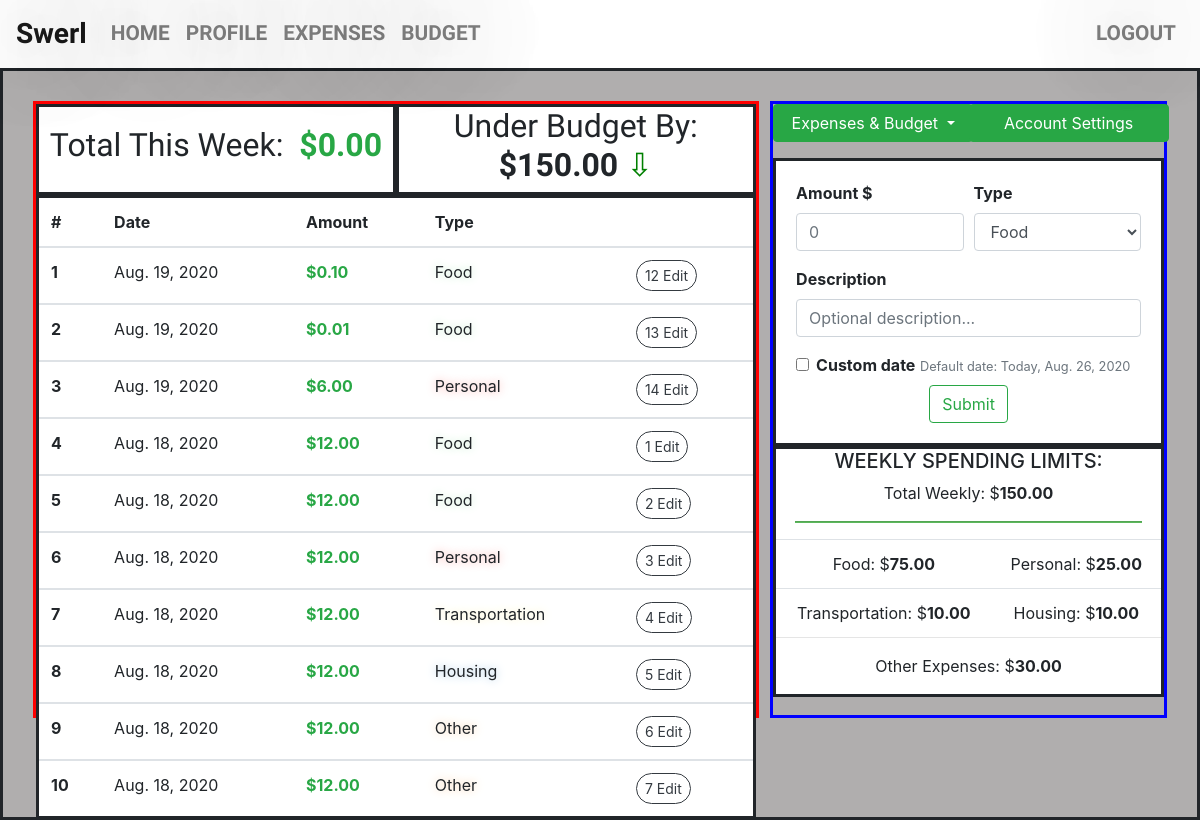
The app's page /profile/ (signed in), older data.
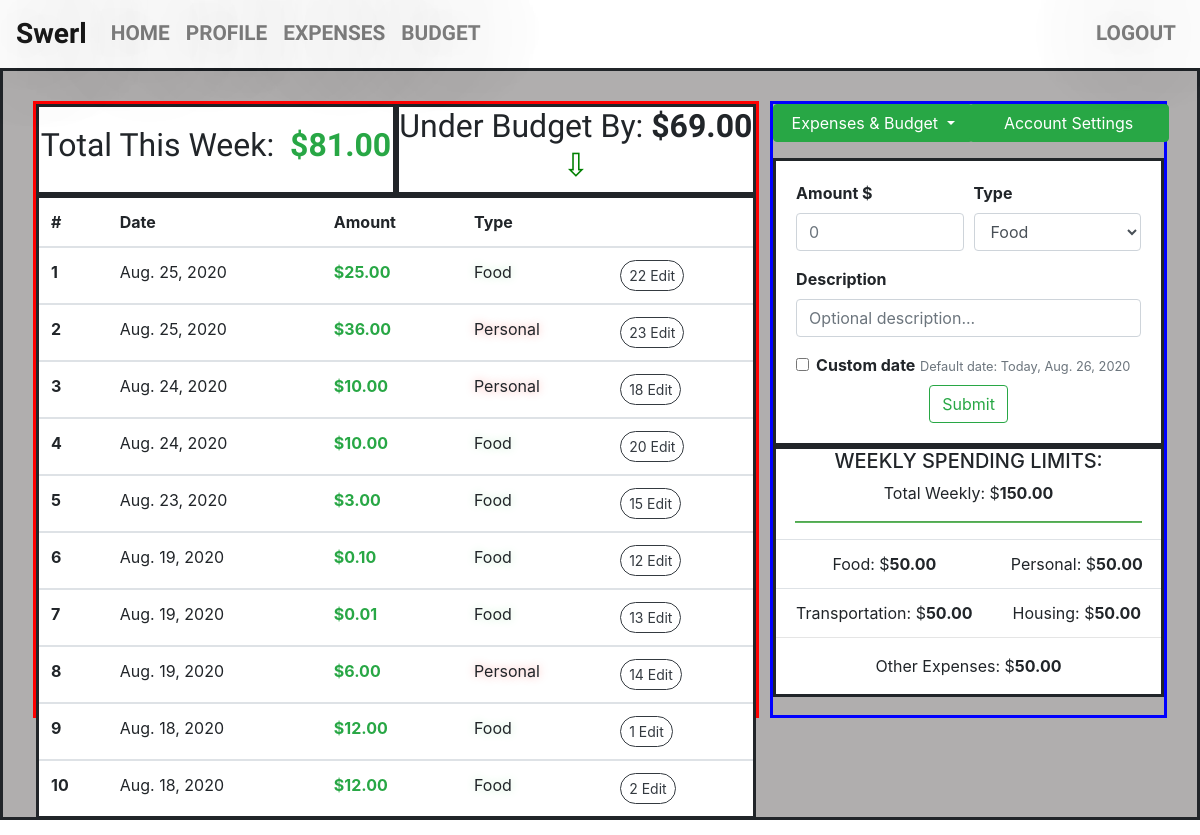
The same page, newer data.
### expenses/models.py (models this page shows, shortened)
class Expense(models.Model):
    amount = models.DecimalField(max_digits=11, decimal_places=2)
    expense_date = models.DateField(default=datetime.now, blank=True)
    description = models.CharField(max_length=100, blank=True)
    expense_type = models.CharField(max_length=100)
    author = models.ForeignKey(settings.AUTH_USER_MODEL, on_delete=models.CASCADE)

### budget/models.py (models this page shows)
class Budget(models.Model):
    weekly_spending_total = models.DecimalField(max_digits=11, decimal_places=2)
    weekly_food = models.DecimalField(max_digits=11, decimal_places=2)
    weekly_personal = models.DecimalField(max_digits=11, decimal_places=2)
    weekly_transportation = models.DecimalField(max_digits=11, decimal_places=2)
    weekly_housing = models.DecimalField(max_digits=11, decimal_places=2)
    weekly_other = models.DecimalField(max_digits=11, decimal_places=2)
    author = models.ForeignKey(settings.AUTH_USER_MODEL, on_delete=models.CASCADE)

### swerl_profile/views.py (the view)
# urls.py: path("profile/", profile_page, name="profile_page"),
def profile_page(request):
    if request.user.username:
        author_id = request.user.id
        user_expenses = Expense.objects.filter(author=author_id).order_by("-expense_date")[:10]
        user_budgets = Budget.objects.filter(author=author_id).last()
        user_name = request.user.username
        current_wk = datetime.now().isocalendar()[1]
        current_yr = datetime.now().isocalendar()[0]
        wk_expenses_tuple = Expense.objects.filter(
            author=author_id).filter(expense_date__year=current_yr).filter(
            expense_date__week=current_wk).aggregate(Sum("amount"))
        wk_expenses = wk_expenses_tuple["amount__sum"]
        if wk_expenses is None:
            wk_expenses = 0
        if user_budgets is None:
            budget_difference = 0
        else:
            budget_difference = abs(user_budgets.weekly_spending_total - wk_expenses)
        context = {
            "user_expenses": user_expenses,
            "user_name": user_name,
            "current_date": datetime.now().date(),
            "user_budgets": user_budgets,
            "wk_expenses": wk_expenses,
            "budget_difference": budget_difference,
        }
        return render(request, "swerl_profile/swerl_profile.html", context)
    else:
        return HttpResponseRedirect("/signup")

### templates/swerl_profile/swerl_profile.html (shortened to what the changed rows need)
{% extends "base.html" %}
{% block content %}
<div class="div_box_frame div_flex_equal_column" style="background: #b0aeae; padding: 30px;">
        <div style="width: 65%; max-height: 90%; margin-right: 1%; border: solid red;">
            <div style="width: 100%; display: flex; background: white;">
                <div class="div_small_box">
                    {% if wk_expenses > user_budgets.weekly_spending_total %}
                        <h2>Total This Week: &nbsp; <h2 class="text-danger"> <b>${{ wk_expenses|floatformat:2 }} </b></h2></h2>
                    {% else %}
                        <h2>Total This Week: &nbsp; <h2 class="text-success"> <b>${{ wk_expenses|floatformat:2 }} </b></h2></h2>
                    {% endif %}
                </div>
                <div class="div_small_box">
                    {% if wk_expenses > user_budgets.weekly_spending_total %}
                        <h2 class="h2_arrow_up"> Over Budget By: <b>${{ budget_difference|floatformat:2 }} </b></h2>
                    {% else %}
                        <h2 class="h2_arrow_down">Under Budget By: <b>${{ budget_difference|floatformat:2 }} </b></h2>
                    {% endif %}
                </div>
            </div>
            <div class="table-responsive">
                <table class="table table-hover" style="border: solid; background: white;">
                    <thead>
                    <tr>
                        <th scope="col">#</th>
                        <th scope="col">Date</th>
                        <th scope="col">Amount</th>
                        <th scope="col">Type</th>
                        <th scope="col"></th>
                    </tr>
                    </thead>
                    {% for user_expense in user_expenses %}
                    <tbody>
                        <tr data-toggle="tooltip" title="{{ user_expense.description }}">
                            <th scope="row">
                                {{ forloop.counter }}
                            </th>
                            <td>
                                {{ user_expense.expense_date }}
                            </td>
                            <td class="text-success">
                                <b>${{ user_expense.amount }}</b>
                            </td>
                            {% if user_expense.expense_type == "food" %}
                                <td class="title_case" style="text-shadow: 0 0 10px #C0ECCC;">{{ user_expense.expense_type }}</td>
                            {% elif user_expense.expense_type == "personal" %}
                                <td class="title_case" style="text-shadow: 0 0 10px #F6A8A6;">{{ user_expense.expense_type }}</td>
                            {% elif user_expense.expense_type == "transportation" %}
                                <td class="title_case" style="text-shadow: 0 0 10px #F9F0C1;">{{ user_expense.expense_type }}</td>
                            {% elif user_expense.expense_type == "housing" %}
                                <td class="title_case" style="text-shadow: 0 0 10px #A5C8E4;">{{ user_expense.expense_type }}</td>
                            {% elif user_expense.expense_type == "other" %}
                                <td class="title_case" style="text-shadow: 0 0 10px #F4CDA6;">{{ user_expense.expense_type }}</td>
                            {% endif %}
                                <td><span class="update_form_button">
                                    <button class="btn btn-outline-dark btn-sm" style="border-radius: 20px;">
                                        {{user_expense.pk}} Edit
                                    </button>
                                </span></td>
                        </tr>
                    </tbody>
                    {% endfor %}
                </table>
            </div>
        </div>
        <div style="width: 35%; max-height: 90%; padding: 0; border: solid blue;">
            {% if user_budgets is None %}
                <div class="text-center" style="background: white; border: solid; height: 250px;">
                    <h5>WEEKLY SPENDING LIMITS:</h5>
                    <p>Total Weekly: $0.00</p>
                    <hr style="height:1px;background-color:black;width:90%; background-color: #5cb85c;">
                    <br><br>
                    <a class="btn btn-lrg btn-outline-success" href="/expenses/#budget"><b>Set-up Spending Limits</b></a>
                </div>
            {% else %}
                <div class="text-center" style="background: white; border: solid;">
                    <h5>WEEKLY SPENDING LIMITS:</h5>
                    <p>Total Weekly: $<b>{{ user_budgets.weekly_spending_total }} </b></p>
                    <hr style="height:1px;background-color:black;width:90%; background-color: #5cb85c;">
                    <table class="table" style="margin-bottom: 0;">
                        <tbody>
                            <tr>
                                <td>Food: $<b>{{ user_budgets.weekly_food }} </b></td>
                                <td>Personal: $<b>{{ user_budgets.weekly_personal }} </b></td>
                            </tr>
                            <tr>
                                <td>Transportation: $<b>{{ user_budgets.weekly_transportation }} </b></td>
                                <td>Housing: $<b>{{ user_budgets.weekly_housing }} </b></td>
                            </tr>
                        </tbody>
                    </table>
                    <hr style="margin-top: 0;">
                    <p class="text-center">Other Expenses: $<b>{{ user_budgets.weekly_other }} </b></p>
                </div>
            </div>
        {% endif %}
</div>
{% endblock content %}

Row changes from the older to the newer data that the page shows:
no longer on this page (row unchanged): Expense: expense_date "Aug. 18, 2020", amount "12.00", expense_type "Personal", pk "3"
no longer on this page (row unchanged): Expense: expense_date "Aug. 18, 2020", amount "12.00", expense_type "Transportation", pk "4"
no longer on this page (row unchanged): Expense: expense_date "Aug. 18, 2020", amount "12.00", expense_type "Housing", pk "5"
no longer on this page (row unchanged): Expense: expense_date "Aug. 18, 2020", amount "12.00", expense_type "Other", pk "6"
no longer on this page (row unchanged): Expense: expense_date "Aug. 18, 2020", amount "12.00", expense_type "Other", pk "7"
removed Budget: weekly_spending_total "150.00", weekly_food "75.00", weekly_personal "25.00", weekly_transportation "10.00", weekly_housing "10.00", weekly_other "30.00"
added Expense: expense_date "Aug. 25, 2020", amount "25.00", expense_type "Food", pk "22"
added Expense: expense_date "Aug. 25, 2020", amount "36.00", expense_type "Personal", pk "23"
added Expense: expense_date "Aug. 24, 2020", amount "10.00", expense_type "Personal", pk "18"
added Expense: expense_date "Aug. 24, 2020", amount "10.00", expense_type "Food", pk "20"
added Expense: expense_date "Aug. 23, 2020", amount "3.00", expense_type "Food", pk "15"
added Budget: weekly_spending_total "150.00", weekly_food "50.00", weekly_personal "50.00", weekly_transportation "50.00", weekly_housing "50.00", weekly_other "50.00"
Text that changed along with them:
{{ wk_expenses|floatformat:2 }}: "0.00" → "81.00"
{{ budget_difference|floatformat:2 }}: "150.00" → "69.00"
